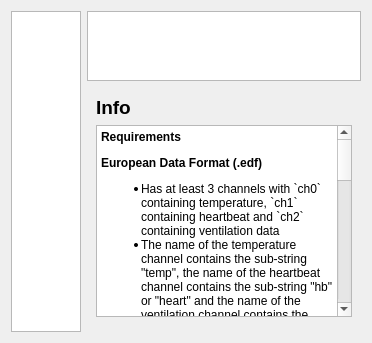
      <widget class="QWidget" name="tab_data">
       <attribute name="icon">
        <iconset resource="../../resources/icons/icons.qrc">
         <normaloff>:/material-symbols/dataset_FILL0_wght400_GRAD0_opsz24.png</normaloff>:/material-symbols/dataset_FILL0_wght400_GRAD0_opsz24.png</iconset>
       </attribute>
       <attribute name="title">
        <string>Data</string>
       </attribute>
       <layout class="QGridLayout" name="gridLayout_4">
        <item row="0" column="1">
         <widget class="QTableView" name="table_data_info">
          <property name="sizePolicy">
           <sizepolicy hsizetype="Expanding" vsizetype="Expanding">
            <horstretch>0</horstretch>
            <verstretch>0</verstretch>
           </sizepolicy>
          </property>
          <property name="sizeAdjustPolicy">
           <enum>QAbstractScrollArea::AdjustToContents</enum>
          </property>
          <property name="editTriggers">
           <set>QAbstractItemView::NoEditTriggers</set>
          </property>
          <attribute name="horizontalHeaderMinimumSectionSize">
           <number>75</number>
          </attribute>
          <attribute name="horizontalHeaderHighlightSections">
           <bool>true</bool>
          </attribute>
          <attribute name="verticalHeaderVisible">
           <bool>false</bool>
          </attribute>
         </widget>
        </item>
        <item row="0" column="0" rowspan="3">
         <widget class="QTableView" name="table_data_preview">
          <property name="frameShape">
           <enum>QFrame::StyledPanel</enum>
          </property>
          <property name="frameShadow">
           <enum>QFrame::Plain</enum>
          </property>
          <property name="midLineWidth">
           <number>1</number>
          </property>
          <property name="sizeAdjustPolicy">
           <enum>QAbstractScrollArea::AdjustToContents</enum>
          </property>
          <property name="editTriggers">
           <set>QAbstractItemView::NoEditTriggers</set>
          </property>
          <property name="showDropIndicator" stdset="0">
           <bool>false</bool>
          </property>
          <property name="alternatingRowColors">
           <bool>true</bool>
          </property>
          <property name="selectionMode">
           <enum>QAbstractItemView::NoSelection</enum>
          </property>
          <property name="wordWrap">
           <bool>false</bool>
          </property>
          <property name="cornerButtonEnabled">
           <bool>false</bool>
          </property>
          <attribute name="horizontalHeaderMinimumSectionSize">
           <number>75</number>
          </attribute>
          <attribute name="horizontalHeaderDefaultSectionSize">
           <number>150</number>
          </attribute>
          <attribute name="horizontalHeaderHighlightSections">
           <bool>false</bool>
          </attribute>
          <attribute name="horizontalHeaderStretchLastSection">
           <bool>false</bool>
          </attribute>
          <attribute name="verticalHeaderVisible">
           <bool>false</bool>
          </attribute>
         </widget>
        </item>
        <item row="1" column="1">
         <widget class="QFrame" name="container_text_info">
          <layout class="QVBoxLayout" name="verticalLayout_8">
           <item>
            <widget class="QLabel" name="label_19">
             <property name="text">
              <string>&lt;html&gt;&lt;head/&gt;&lt;body&gt;&lt;p&gt;&lt;span style=&quot; font-size:14pt; font-weight:700;&quot;&gt;Info&lt;/span&gt;&lt;/p&gt;&lt;/body&gt;&lt;/html&gt;</string>
             </property>
            </widget>
           </item>
           <item>
            <widget class="QTextBrowser" name="text_info_loading_data">
             <property name="sizePolicy">
              <sizepolicy hsizetype="Expanding" vsizetype="Expanding">
               <horstretch>0</horstretch>
               <verstretch>0</verstretch>
              </sizepolicy>
             </property>
             <property name="html">
              <string>&lt;!DOCTYPE HTML PUBLIC &quot;-//W3C//DTD HTML 4.0//EN&quot; &quot;http://www.w3.org/TR/REC-html40/strict.dtd&quot;&gt;
&lt;html&gt;&lt;head&gt;&lt;meta name=&quot;qrichtext&quot; content=&quot;1&quot; /&gt;&lt;meta charset=&quot;utf-8&quot; /&gt;&lt;style type=&quot;text/css&quot;&gt;
p, li { white-space: pre-wrap; }
hr { height: 1px; border-width: 0; }
li.unchecked::marker { content: &quot;\2610&quot;; }
li.checked::marker { content: &quot;\2612&quot;; }
&lt;/style&gt;&lt;/head&gt;&lt;body style=&quot; font-family:'Segoe UI'; font-size:9pt; font-weight:400; font-style:normal;&quot;&gt;
&lt;p style=&quot; margin-top:0px; margin-bottom:0px; margin-left:0px; margin-right:0px; -qt-block-indent:0; text-indent:0px;&quot;&gt;&lt;span style=&quot; font-weight:700;&quot;&gt;Requirements&lt;/span&gt;&lt;/p&gt;
&lt;p style=&quot; margin-top:12px; margin-bottom:12px; margin-left:0px; margin-right:0px; -qt-block-indent:0; text-indent:0px;&quot;&gt;&lt;span style=&quot; font-weight:700;&quot;&gt;European Data Format (.edf)&lt;/span&gt;&lt;/p&gt;
&lt;ul style=&quot;margin-top: 0px; margin-bottom: 0px; margin-left: 0px; margin-right: 0px; -qt-list-indent: 1;&quot;&gt;
&lt;li style=&quot; margin-top:12px; margin-bottom:0px; margin-left:0px; margin-right:0px; -qt-block-indent:0; text-indent:0px;&quot;&gt;Has at least 3 channels with `ch0` containing temperature, `ch1` containing heartbeat and `ch2` containing ventilation data&lt;/li&gt;
&lt;li style=&quot; margin-top:0px; margin-bottom:12px; margin-left:0px; margin-right:0px; -qt-block-indent:0; text-indent:0px;&quot;&gt;The name of the temperature channel contains the sub-string &amp;quot;temp&amp;quot;, the name of the heartbeat channel contains the sub-string &amp;quot;hb&amp;quot; or &amp;quot;heart&amp;quot; and the name of the ventilation channel contains the sub-string &amp;quot;vent&amp;quot; (all case-insensitive)&lt;br /&gt;&lt;/li&gt;&lt;/ul&gt;
&lt;p style=&quot; margin-top:12px; margin-bottom:12px; margin-left:0px; margin-right:0px; -qt-block-indent:0; text-indent:0px;&quot;&gt;&lt;span style=&quot; font-weight:700;&quot;&gt;Feather (.feather)&lt;/span&gt;&lt;/p&gt;
&lt;p style=&quot; margin-top:12px; margin-bottom:12px; margin-left:0px; margin-right:0px; -qt-block-indent:0; text-indent:0px;&quot;&gt;&lt;span style=&quot; font-style:italic;&quot;&gt;Required column structure:&lt;/span&gt;&lt;/p&gt;
&lt;p style=&quot; margin-top:12px; margin-bottom:12px; margin-left:0px; margin-right:0px; -qt-block-indent:0; text-indent:0px;&quot;&gt;&lt;span style=&quot; font-family:'Courier New';&quot;&gt;│ index    ┆ time_s     ┆ temperature ┆ hbr       ┆ ventilation │&lt;br /&gt;│ ---      ┆ ---        ┆ ---         ┆ ---       ┆ ---         │&lt;br /&gt;│ u32      ┆ f64        ┆ f64         ┆ f64       ┆ f64         │&lt;br /&gt;    &lt;/span&gt;&lt;/p&gt;
&lt;p style=&quot; margin-top:12px; margin-bottom:12px; margin-left:0px; margin-right:0px; -qt-block-indent:0; text-indent:0px;&quot;&gt;A more general approach will (hopefully) be implemented sometime in the future.&lt;br /&gt;&lt;/p&gt;
&lt;p style=&quot; margin-top:12px; margin-bottom:4px; margin-left:0px; margin-right:0px; -qt-block-indent:0; text-indent:0px;&quot;&gt;&lt;span style=&quot; font-weight:700;&quot;&gt;Data selection&lt;/span&gt;&lt;/p&gt;
&lt;ol style=&quot;margin-top: 0px; margin-bottom: 0px; margin-left: 0px; margin-right: 0px; -qt-list-indent: 1;&quot;&gt;
&lt;li style=&quot; margin-top:12px; margin-bottom:0px; margin-left:0px; margin-right:0px; -qt-block-indent:0; text-indent:0px;&quot;&gt;Click &lt;span style=&quot; font-style:italic;&quot;&gt;Select File&lt;/span&gt; and choose a compatible data file to load&lt;/li&gt;
&lt;li style=&quot; margin-top:0px; margin-bottom:0px; margin-left:0px; margin-right:0px; -qt-block-indent:0; text-indent:0px;&quot;&gt;The active working data can be limited by selecting a column name from the dropdown menu along with specifying the upper and lower allowed limits. The lower and upper limit are both inclusive, so setting the lower limit to 10 and the upper to 100 would result in the values 10 - 100 being loaded&lt;/li&gt;
&lt;li style=&quot; margin-top:0px; margin-bottom:0px; margin-left:0px; margin-right:0px; -qt-block-indent:0; text-indent:0px;&quot;&gt;To work with the entire dataset, just leave the &lt;span style=&quot; font-style:italic;&quot;&gt;Specify subset&lt;/span&gt; checkbox unchecked&lt;/li&gt;
&lt;li style=&quot; margin-top:0px; margin-bottom:12px; margin-left:0px; margin-right:0px; -qt-block-indent:0; text-indent:0px;&quot;&gt;Finally, use the &lt;span style=&quot; font-style:italic;&quot;&gt;Load&lt;/span&gt; button to load the selected range of data into the program.&lt;/li&gt;&lt;/ol&gt;
&lt;p style=&quot; margin-top:12px; margin-bottom:4px; margin-left:0px; margin-right:0px; -qt-block-indent:0; text-indent:0px;&quot;&gt;&lt;span style=&quot; font-weight:700;&quot;&gt;Editing&lt;/span&gt;&lt;/p&gt;&lt;/body&gt;&lt;/html&gt;</string>
             </property>
            </widget>
           </item>
          </layout>
         </widget>
        </item>
       </layout>
      </widget>
